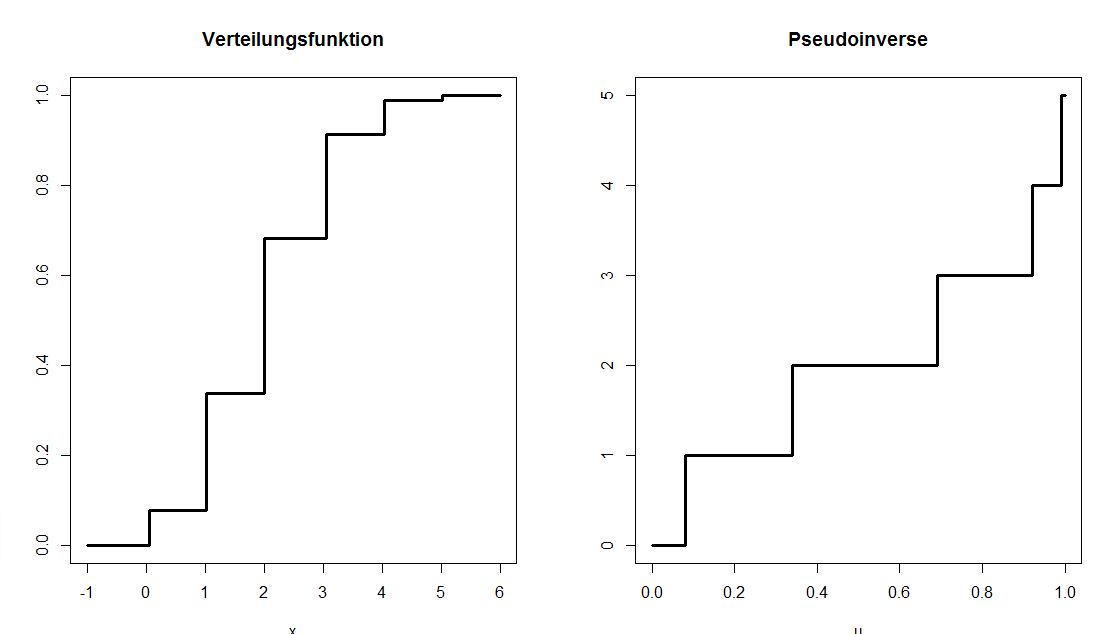

This chart was generated by the following R code:
# ------------------------------------------------------------------------------
# Project:     SRM - Stochastische Risikomodellierung und statistische Methoden
# ------------------------------------------------------------------------------
# Quantlet:    SRM_fig1.1
# ------------------------------------------------------------------------------
# Description: Produces the curves for the binomial distribution function and the
# pseudoinverse function under the probability=0.4 and the size=5.
# ------------------------------------------------------------------------------
# Keywords:    plot, curve, binomial, distribution, funciton, visualization
# ------------------------------------------------------------------------------
# See also:
# ------------------------------------------------------------------------------
# Author:      Sandor
# ------------------------------------------------------------------------------

## clear history

########################################
#Zeichne die verallg. Inf fuer B(5,0.4) #
########################################

par(mfrow=c(1,2)) #zwei Bilder nebeneinader
p<-0.4
n<-5
curve(pbinom(x,n,p), from = -1, to = 6, type = "s", ylab = expression(), lwd = 3, col = "black")
title("Verteilungsfunktion")
curve(qbinom(x,n,p), from = 0, to = 1, type = "s", ylab = expression(), xlab = expression(u), lwd = 3, col = "black")
title("Pseudoinverse")
par(mfrow=c(1,1)) 
#wieder nur ein Bild
